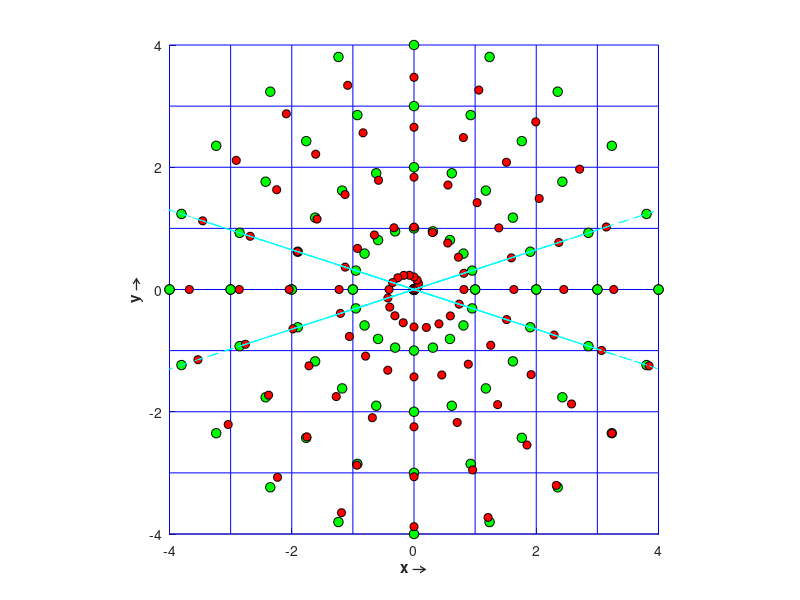

The MATLAB script that drew this image:
clear all;
clc;
close all;


N = 8;   % Has to be even 
freqScale = 1; 2*pi/(N+1);
gridSpacing =  [-N/2:N/2]*freqScale;
gridMarkerSize = 6;
highlightMarkerSize = 8;

delay = .05;


%% Normal Grid
figure,axis equal
hold on
axis equal
axis ([-N/2 N/2 -N/2 N/2])
for j  = 1: N+1                             % Marking X-Y grid lines
    h =plot(gridSpacing(:),gridSpacing(j)*ones(1,N+1),'b');
    h =plot(gridSpacing(j)*ones(1,N+1),gridSpacing(:),'b');
end
% for j  = 1: N+1                             % Plotting grid points
%     pause(delay);
%     h =plot(gridSpacing(j),gridSpacing(:),'bs');
%     set(h,'MarkerFaceColor','g');
%     set(h,'MarkerSize',gridMarkerSize)
% end
% h = plot(0,0,'bs');                 % DC value
% set(h,'MarkerFaceColor','k');
% set(h,'MarkerSize',gridMarkerSize) 

% title('\bf{Square grid & Polar grid & Spiral grid}') 
xlabel ('\bf{x \rightarrow}')
ylabel ('\bf{y \rightarrow}')
hold off
 


%% Plotting Polar grid
M = 10;                 % Total number of polar lines 
deltaTheta = 180/M;     % Angular sampling rate
angles = [0:deltaTheta:180];  
 
hold on 
for angle = angles 
    pause(delay) 
    h1= plot(gridSpacing*cosd(angle),gridSpacing*sind(angle),'ko');
    set(h1,'MarkerFaceColor','g');
    set(h1,'MarkerSize',gridMarkerSize+1) 
end
hold off  



%% Plotting Spiral grid
M = 10;                 % Total number of polar lines 
deltaTheta = pi/M;     % Angular sampling rate
angles = [0:deltaTheta:10*pi];  
 
offset = (0:1:11)*pi;
count = 1;
k = .13;   % constant
hold on 
for angle = angles 
    pause(delay)  
    
    h1= plot(k *angle*cos(angle),k *angle*sin(angle),'ko');
    set(h1,'MarkerFaceColor','r');
    set(h1,'MarkerSize',gridMarkerSize) 
end

Newspacing = deltaTheta + offset;
plot(k *Newspacing.*cos(Newspacing),k *Newspacing.*sin(Newspacing),'--c');
  
Newspacing = 9*deltaTheta + offset;
plot(k *Newspacing.*cos(Newspacing),k *Newspacing.*sin(Newspacing),'--c');
hold off  